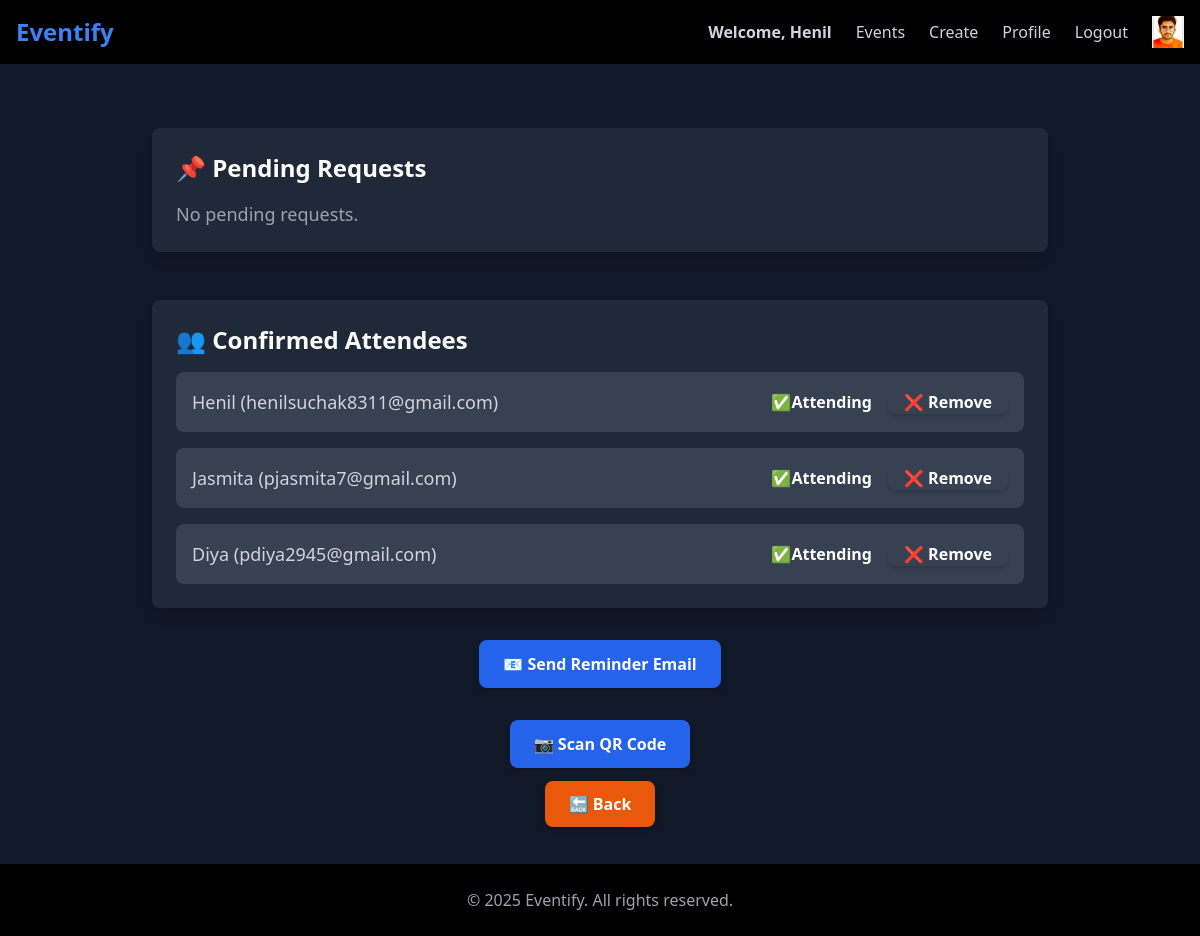
Screenshot of /event/event/31/manage/ (signed in) with the database file from the repository.
### user1/models.py (models this page shows, shortened)
class CustomUser(AbstractBaseUser, PermissionsMixin):
    email = models.EmailField(unique=True)  # Unique identifier
    name = models.CharField(max_length=50)
    phone_number = models.CharField(max_length=15, blank=True, null=True)
    profile_picture = models.ImageField(upload_to="profile_pics/", blank=True, null=True, default="profile_pics/default_profile.png")
    date_of_birth = models.DateField(blank=True, null=True)
    is_active = models.BooleanField(default=True)
    is_staff = models.BooleanField(default=False)  # Required for admin login
    objects = CustomUserManager()
    USERNAME_FIELD = "email"
    REQUIRED_FIELDS = ["name"]

### event/models.py (models this page shows, shortened)
class Attendee(models.Model):
    name = models.CharField(max_length=100)
    email = models.EmailField(unique=True)
    phone_no = models.CharField(max_length=15, null=True, blank=True)

### event/views.py (the view)
# urls.py: path('event/<int:event_id>/manage/', views.manage_attendee_requests, name='manage_event'), #10.1 Manage event attendee requests
@login_required
def manage_attendee_requests(request, event_id):
    event = get_object_or_404(Event, id=event_id)
    if request.user != event.organizer:
        messages.error(request, "You are not authorized to manage this event.")
        return redirect('event:event_list')
    pending_requests = AttendeeRequest.objects.filter(event=event, is_approved=False)
    return render(request, 'event/manage_event.html', {'event': event, 'pending_requests': pending_requests})

### event/templates/event/manage_event.html (shortened to what this page needs)
{% extends "layout.html" %}
{% block content %}
<div class="min-h-screen bg-gray-900 text-white flex flex-col items-center p-6">
    <div class="mt-10 bg-gray-800 shadow-lg rounded-lg max-w-4xl w-full p-6 border border-gray-700">
        <h2 class="text-2xl font-bold text-gray-100 mb-4">📌 Pending Requests</h2>
        {% if pending_requests %}
            <ul class="list-none space-y-4">
                {% for attendee_request in pending_requests %}
                    <li class="flex justify-between items-center bg-gray-700 p-4 rounded-lg shadow-sm border border-gray-600">
                        <span class="text-lg text-gray-300 font-medium">{{ attendee_request.attendee.name }} ({{ attendee_request.attendee.email }})</span>
                        <div class="flex space-x-3">
                            <form method="POST" action="{% url 'event:approve_attendee' event.id attendee_request.attendee.id %}" class="inline">
                                {% csrf_token %}
                                <button type="submit" class="bg-green-600 hover:bg-green-700 text-white font-semibold px-4 py-2 rounded-lg shadow-md">
                                    ✅ Approve
                                </button>
                            </form>
                            <form method="POST" action="{% url 'event:reject_attendee' event.id attendee_request.attendee.id %}" class="inline">
                                {% csrf_token %}
                                <button type="submit" class="bg-red-600 hover:bg-red-700 text-white font-semibold px-4 py-2 rounded-lg shadow-md">
                                    ❌ Reject
                                </button>
                            </form>
                        </div>
                    </li>
                {% endfor %}
            </ul>
        {% else %}
            <p class="text-gray-400 text-lg mt-3">No pending requests.</p>
        {% endif %}
    </div>
    <br>
    <div class="mt-6 bg-gray-800 shadow-lg rounded-lg max-w-4xl w-full p-6 border border-gray-700">
        <h2 class="text-2xl font-bold text-gray-100 mb-4">👥 Confirmed Attendees</h2>
        {% if event.attendees.all %}
            <ul class="list-none space-y-4">
                {% for attendee in event.attendees.all %}
                    <li class="flex justify-between items-center bg-gray-700 p-4 rounded-lg shadow-sm border border-gray-600">
                        <span class="text-lg text-gray-300 font-medium">{{ attendee.name }} ({{ attendee.email }})</span>
                        <div class="flex items-center space-x-4">
                            {% with attendee.attendeerequest_set.first as request_obj %}
                                <span class="px-3 py-1 rounded-md text-sm font-semibold flex items-center space-x-1
                                    {% if request_obj and request_obj.is_attending %} bg-green-600 text-white {% else %} bg-red-600 text-white {% endif %}">
                                    {% if request_obj and request_obj.is_attending %}
                                        ✅ <span>Attending</span>
                                    {% else %}
                                        ❌ <span>Attending</span>
                                    {% endif %}
                                </span>
                            {% endwith %}
                            {% if event.organizer == request.user %}
                                <form method="POST" action="{% url 'event:remove_attendee' event.id attendee.id %}">
                                    <button type="submit" class="bg-red-500 hover:bg-red-700 text-white font-semibold px-4 py-2 rounded-lg shadow-md">
                                        ❌ Remove
                                    </button>
                                </form>
                            {% endif %}
                        </div>
                    </li>
                {% endfor %}
            </ul>
        {% else %}
            <p class="text-gray-400 text-lg mt-3">No attendees yet.</p>
        {% endif %}
    </div>
    {% if event.attendees.all %}
    <div class="mt-8">
        <form method="POST" action="{% url 'event:send_email_to_attendees' event.id %}" class="inline" onsubmit="disableButton()">
            <button id="sendEmailButton" type="submit" class="bg-blue-600 hover:bg-blue-700 text-white font-semibold px-6 py-3 rounded-lg shadow-md flex items-center">
                <span id="buttonText">📧 Send Reminder Email</span>
            </button>
        </form>
    </div>
    {% endif %}
    <div class="mt-8">
        <button onclick="scanQRCode()" class="bg-blue-600 hover:bg-blue-700 text-white font-semibold px-6 py-3 rounded-lg shadow-md flex items-center">
            📷 Scan QR Code
        </button>
    </div>
    <div class="mt-6 text-center">
        {% if request.GET.next %}
            <a href="{{ request.GET.next }}"
               class="bg-orange-600 hover:bg-orange-700 text-white font-semibold px-6 py-3 rounded-lg shadow-md transition-all duration-300 ease-in-out">
                🔙 Back
            </a>
        {% else %}
            <a href="{% url 'event:event_details' event.id %}"
               class="bg-orange-600 hover:bg-orange-700 text-white font-semibold px-6 py-3 rounded-lg shadow-md transition-all duration-300 ease-in-out">
                🔙 Back
            </a>
        {% endif %}
    </div>
</div>
{% endblock %}

### templates/layout.html (shortened to what this page needs)
{% load static tailwind_tags %}
{% load static %}
<!DOCTYPE html>
<html lang="en">
<head>
    {% tailwind_css %}
    <link rel="stylesheet" href="{% static 'style.css' %}">
</head>
<body class="bg-black text-white">
    <nav class="w-full bg-black shadow-md p-4 flex justify-between items-center">
        <h1 class="text-2xl font-bold text-blue-500">
            <a href="{% url 'event:home' %}">Eventify</a>
        </h1>
        <div class="flex items-center space-x-6 text-gray-300">
            {% if request.user.is_authenticated %}
                <a href="{% url 'event:home' %}" class="text-blue-400 font-semibold">Welcome, {{ request.user.name }}</span>
                <a href="{% url 'event:event_list' %}" class="hover:text-orange-400 font-medium">Events</a>
                <a href="{% url 'event:create_event' %}" class="hover:text-orange-400 font-medium">Create</a>
                <a href="{% url 'event:profile' %}" class="hover:text-orange-400 font-medium">Profile</a>
                <form method="POST" action="{% url 'logout' %}" class="inline">
                    <button type="submit" onclick="return confirmLogout()"
                            class="hover:text-red-400 font-medium">
                        Logout
                    </button>
                </form>
                <img src="{{ request.user.profile_picture.url }}" alt="Profile"
                    class="rounded-full border border-gray-500 object-cover"
                    style="width: 32px; height: 32px;">
            {% else %}
                <a href="{% url 'login' %}" class="hover:text-orange-400 font-medium">Login</a>
            {% endif %}
        </div>
    </nav>
    {% block content %}{% endblock %}
    <footer class="w-full bg-black p-6 space-y-6 text-center text-gray-400">
        © 2025 Eventify. All rights reserved.
    </footer>
</body>
</html>

### static/style.css (style rules this page uses)
body { background-color: rgb(23, 23, 26); color: rgb(137, 139, 141); }
h1 { text-align: center; font-size: 2em; }

### rows the page displays
CustomUser: user.name "Henil", user.profile_picture (picture)
Attendee: name "Henil", email "henilsuchak8311@gmail.com"
Attendee: name "Jasmita", email "pjasmita7@gmail.com"
Attendee: name "Diya", email "pdiya2945@gmail.com"
